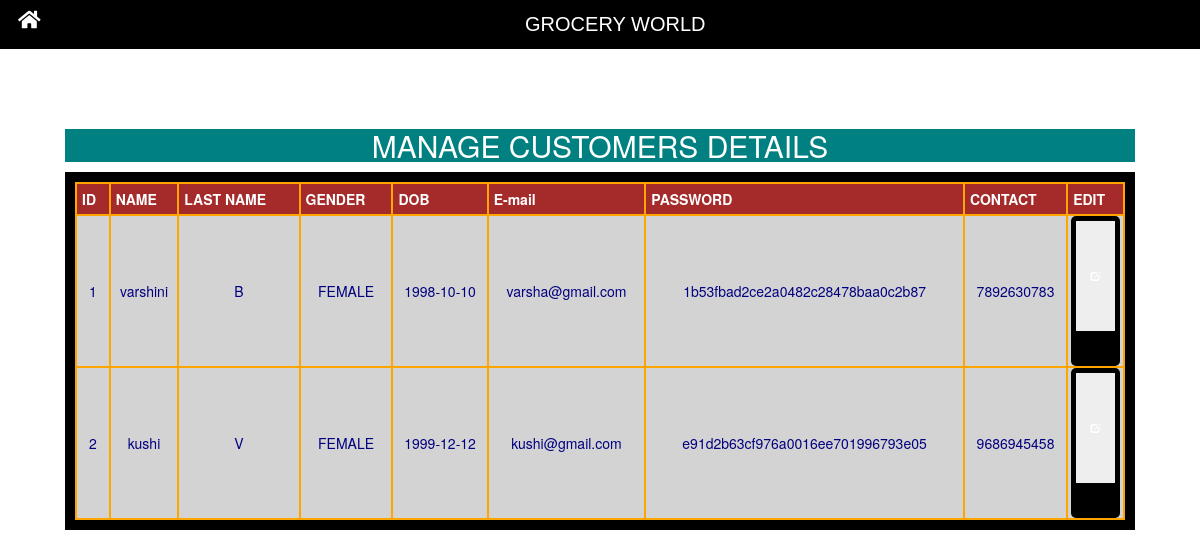
Page /table.php on the committed database.
### tables this page shows
CREATE TABLE `users` (
  `id` int(11) NOT NULL,
  `name` varchar(255) NOT NULL,
  `lname` text NOT NULL,
  `Gender` text NOT NULL,
  `Dob` date NOT NULL,
  `email` varchar(255) NOT NULL,
  `password` varchar(255) NOT NULL,
  `contact` varchar(255) NOT NULL,
  `city` varchar(255) NOT NULL,
  `address` varchar(255) NOT NULL,
  `Date` datetime NOT NULL DEFAULT CURRENT_TIMESTAMP,
   `Admin` varchar(10) NOT NULL DEFAULT 0
);

### table.php (the view, shortened to what this page needs)
<!DOCTYPE html>
<html>
<head>
        <link rel="stylesheet" href="bootstrap/css/bootstrap.min.css" type="text/css">
        <link rel="stylesheet" href="style1.css" type="text/css">
        <link rel='stylesheet' href='https://use.fontawesome.com/releases/v5.7.0/css/all.css'>
</head>
<body background="veg.jpg" width="200" height="80">
<header>
        <div><a href="admin.php"><i id="li" class="fas fa-home"></i></a>GROCERY WORLD
        </div>
 </header>
  <main>
<div class="row">
    <div class="heading"><h2>MANAGE CUSTOMERS DETAILS</h2></div>
      <div class="description">
         <table>
 <tr>
  <th>ID</th>
  <th>NAME</th>
  <th>LAST NAME</th>
  <th>GENDER</th>
  <th>DOB</th>
  <th>E-mail</th>
  <th>PASSWORD</th>
  <th>CONTACT</th>
  <th>EDIT</th>
 </tr>
 <?php
$con = mysqli_connect("localhost", "root", "", "store");
  $sql = "SELECT id,name,lname,Gender,Dob,email,password,contact FROM users";
  $result = $con->query($sql);
  if ($result->num_rows > 0) {
   while($row = $result->fetch_assoc()) {
    echo "<tr><td>"
. $row["id"]. "</td><td>"
. $row["name"]. "</td><td>"
. $row["lname"]. "</td><td>"
. $row["Gender"]. "</td><td>"
. $row["Dob"]. "</td><td>"
. $row["email"] . "</td><td>"
. $row["password"] . "</td><td>"
. $row["contact"] . "</td>" ;
if($row["email"] == NULL AND $row["password"] == NULL)
{
   echo "<td><button type='submit'><a href='manageuser.php?id=".$row['id']."&name=".$row['name']."'><div class='jumbotron'>
				<span class='glyphicon glyphicon-edit'></span>
			</div></a></button></td></tr>";
}
else
{
  echo "<td><button type='submit'><a href='manageuser.php?id=".$row['id']."&name=".$row['name']."'><div class='jumbotron'>
				<span class='glyphicon glyphicon-edit'></span>
			</div></a></button></td></tr>";
}
}
echo "</table>";
} else { echo "0 results"; }
?>
    </div>
  </main>
  </body>
</html>

### style1.css (style rules this page uses)
* { margin:0; padding:0; box-sizing:border-box; }
header { font-family:Arial,Helvetica,Sans-serif; background-color: #000; color: #fff; padding: 10px; text-align: center; width: 100%; font-size: 20px; margin-bottom: 30px; }
main { width: 90vw; min-height: 225px; margin: 0 auto; padding: 30px 20px; overflow: auto; }
.fas { color: white; font-size: 20px; }
#li { float: left; padding-left: 8px; }
html { min-height:100%; position:relative; }

### table.php (style rules this page uses)
.heading { float: center; width: 100%; height: auto; color: white; background-color:teal; font-size: 20px; }
.description { width: 100%; height: auto; background-color:black; font-size: 12px; padding: 10px; }
.heading h2 { text-align: center; }
table { border-collapse: collapse; width: 100%; border: 2px solid orange; color:navy; padding: 5px; font-size: 14px; text-align: center; background-color:lightgrey; }
th { border: 2px solid orange; background-color:brown; color: white; border-spacing: 5 35px; padding: 5px; }
td { font-size: 14px; width: auto; height: auto; border: 2px solid orange; }
button a { text-decoration: none; color: white; }
button { cursor:pointer; width: 90%; padding: 5px; font-size: 10px; border:none; border-radius: 5px; background:black; color:#fff; }

### rows in the picture
users: id "1", name "varshini", lname "B", Gender "FEMALE", Dob "1998-10-10", email "varsha@gmail.com", password "1b53fbad2ce2a0482c28478baa0c2b87", contact "7892630783"
users: id "2", name "kushi", lname "V", Gender "FEMALE", Dob "1999-12-12", email "kushi@gmail.com", password "e91d2b63cf976a0016ee701996793e05", contact "9686945458"
